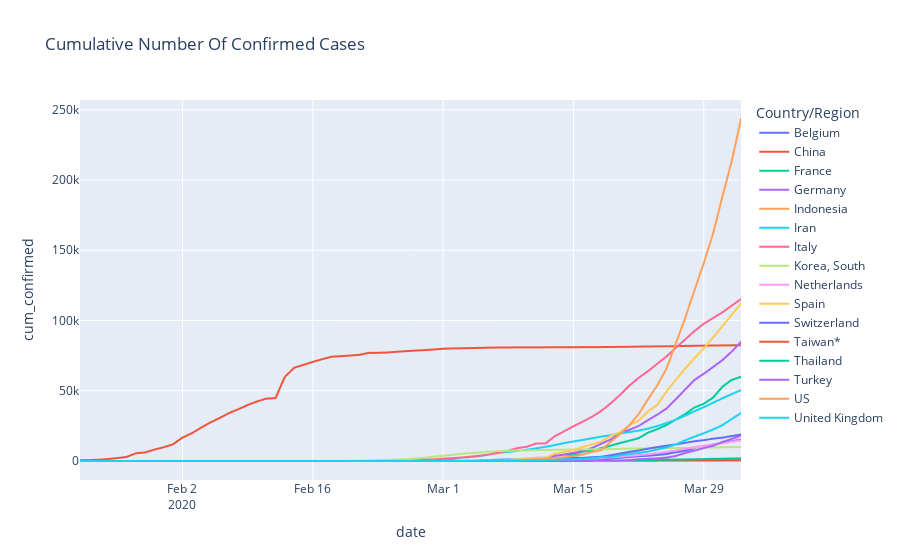

Source (notebook cell):
### Code cell
px.line(df_c_sel, x='date', y='cum_confirmed', color='Country/Region', title = 'Cumulative Number Of Confirmed Cases')
